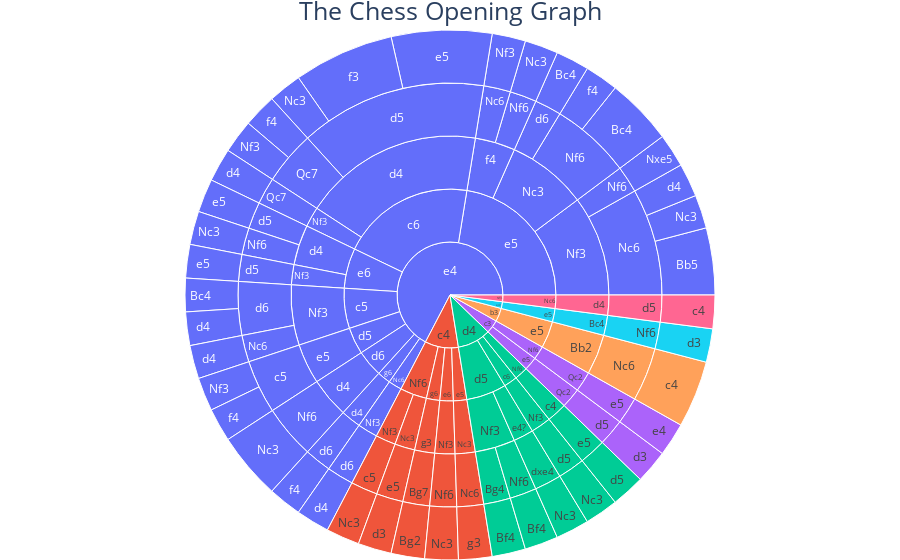

Notebook source saved alongside this figure:
### Code cell
#https://www.reddit.com/r/chess/comments/gct9pd/new_version_of_chess_opening_graph_with_all/
import chess_graph
database = 'partite.pgn'
database = 'lichess_study_la-grande-azzuffata-2022_by_natopigro_2022.10.12.pgn'
database_clean = database+'_clean.pgn'

import re 
with open(database, 'r') as file:
  filedata = file.read()
filedata = re.sub("[\{\[].*?[\)\}]", "", filedata) #tolgo eval
filedata = re.sub("[\(\[].*?[\)\)]", "", filedata) #tolgo varanati
filedata = re.sub("\?\!", "", filedata) #tolgo varanati
with open(database_clean, 'w') as file:
  file.write(filedata)

chess_graph.graph(database_clean, depth=5, shade = False, fragmentation_percentage=0.0032, should_defragment=False, custom_branching=False, 
                  should_download = True, download_format = 'html', download_name = 'chess_opening_graph')

### Figure 1 — Plotly figure (JSON) as saved in the notebook; plotly's stock layout.template omitted (floating-point values rounded to 4 significant figures)
{"data": [{"branchvalues": "total", "hovertemplate": "%{hovertext}<extra></extra>", "hovertext": ["67.35% of Parent<br>Game Count: 33<br>Opening: King's Pawn Opening; B00<br>W/B Winning Percentage: 0.513", "10.2% of Parent<br>Game Count: 5<br>Opening: English Opening; A10<br>W/B Winning Percentage: 0.667", "10.2% of Parent<br>Game Count: 5<br>Opening: Queen Pawn Opening; A40<br>W/B Winning Percentage: 0.429", "4.08% of Parent<br>Game Count: 2<br>Opening: Saragossa; Hempel's Opening<br>W/B Winning Percentage: 1.0", "2.04% of Parent<br>Game Count: 1<br>Opening: Non-ECO Opening<br>W/B Winning Percentage: 0.0", "4.08% of Parent<br>Game Count: 2<br>Opening: Larsen; Queen's Fianchetto; Nimzo-Larsen Attack A01<br>W/B Winning Percentage: 0.667", "2.04% of Parent<br>Game Count: 1<br>Opening: Reti; Zukertort; A04<br>W/B Winning Percentage: 0.0", "6.06% of Parent<br>Game Count: 2<br>Opening: Center Counter; Scandanavian; B01<br>W/B Winning Percentage: 0.5", "30.3% of Parent<br>Game Count: 10<br>Opening: Caro-Kann Defense; B10<br>W/B Winning Percentage: 0.5", "3.03% of Parent<br>Game Count: 1<br>Opening: Pirc; Robatsch; Modern; King Pawn Fianchetto; B06<br>W/B Winning Percentage: 0.0", "33.33% of Parent<br>Game Count: 11<br>Opening: King Pawn Game; C20<br>W/B Winning Percentage: 0.545", "40.0% of Parent<br>Game Count: 2<br>Opening: Anglo System, English; A15<br>W/B Winning Percentage: 0.5", "9.09% of Parent<br>Game Count: 3<br>Opening: French Defense; C00<br>W/B Winning Percentage: 0.5", "20.0% of Parent<br>Game Count: 1<br>Opening: Non-ECO Opening<br>W/B Winning Percentage: 0.5", "3.03% of Parent<br>Game Count: 1<br>Opening: Nimzovich Defense<br>W/B Winning Percentage: 0.5", "50.0% of Parent<br>Game Count: 1<br>Opening: Non-ECO Opening<br>W/B Winning Percentage: 1.0", "100.0% of Parent<br>Game Count: 1<br>Opening: Non-ECO Opening<br>W/B Winning Percentage: 0.0", "20.0% of Parent<br>Game Count: 1<br>Opening: Indian Defense; A45<br>W/B Winning Percentage: 0.0", "20.0% of Parent<br>Game Count: 1<br>Opening: Great Snake, English<br>W/B Winning Percentage: 0.5", "100.0% of Parent<br>Game Count: 2<br>Opening: Modern Variation, Larsen<br>W/B Winning Percentage: 0.667", "20.0% of Parent<br>Game Count: 1<br>Opening: Agincourt; Kurajica Defense, English; A13<br>W/B Winning Percentage: 1.0", "100.0% of Parent<br>Game Count: 1<br>Opening: Lessing Defense<br>W/B Winning Percentage: 0.0", "9.09% of Parent<br>Game Count: 3<br>Opening: Sicilian Defense; B20<br>W/B Winning Percentage: 0.75", "60.0% of Parent<br>Game Count: 3<br>Opening: Queen Pawn Game; Close Opening; D00<br>W/B Winning Percentage: 0.5", "50.0% of Parent<br>Game Count: 1<br>Opening: Non-ECO Opening<br>W/B Winning Percentage: 1.0", "6.06% of Parent<br>Game Count: 2<br>Opening: B07<br>W/B Winning Percentage: 0.333", "20.0% of Parent<br>Game Count: 1<br>Opening: King's English; A20<br>W/B Winning Percentage: 1.0", "100.0% of Parent<br>Game Count: 2<br>Opening: Non-ECO Opening<br>W/B Winning Percentage: 0.5", "10.0% of Parent<br>Game Count: 1<br>Opening: Non-ECO Opening<br>W/B Winning Percentage: 0.0", "90.0% of Parent<br>Game Count: 9<br>Opening: B12<br>W/B Winning Percentage: 0.545", "100.0% of Parent<br>Game Count: 1<br>Opening: Non-ECO Opening<br>W/B Winning Percentage: 0.0", "45.45% of Parent<br>Game Count: 5<br>Opening: King's Knight Opening; C40<br>W/B Winning Percentage: 0.4", "50.0% of Parent<br>Game Count: 1<br>Opening: King's Knight Variation, English<br>W/B Winning Percentage: 1.0", "66.67% of Parent<br>Game Count: 2<br>Opening: C01<br>W/B Winning Percentage: 0.5", "100.0% of Parent<br>Game Count: 1<br>Opening: Non-ECO Opening<br>W/B Winning Percentage: 0.5", "36.36% of Parent<br>Game Count: 4<br>Opening: Vienna; Hamppe Opening; C25<br>W/B Winning Percentage: 0.75", "100.0% of Parent<br>Game Count: 1<br>Opening: Non-ECO Opening<br>W/B Winning Percentage: 0.5", "100.0% of Parent<br>Game Count: 1<br>Opening: Hanham; Hayward<br>W/B Winning Percentage: 1.0", "100.0% of Parent<br>Game Count: 1<br>Opening: Non-ECO Opening<br>W/B Winning Percentage: 0.0", "100.0% of Parent<br>Game Count: 1<br>Opening: Normal Variation, Indian Game; A50<br>W/B Winning Percentage: 0.0", "100.0% of Parent<br>Game Count: 1<br>Opening: Non-ECO Opening<br>W/B Winning Percentage: 0.5", "100.0% of Parent<br>Game Count: 2<br>Opening: Non-ECO Opening<br>W/B Winning Percentage: 0.667", "100.0% of Parent<br>Game Count: 1<br>Opening: Non-ECO Opening<br>W/B Winning Percentage: 1.0", "100.0% of Parent<br>Game Count: 1<br>Opening: Non-ECO Opening<br>W/B Winning Percentage: 0.0", "100.0% of Parent<br>Game Count: 3<br>Opening: B27<br>W/B Winning Percentage: 0.75", "66.67% of Parent<br>Game Count: 2<br>Opening: Zukertort Variation, QP; D02<br>W/B Winning Percentage: 0.5", "18.18% of Parent<br>Game Count: 2<br>Opening: King's Gambit; C30<br>W/B Winning Percentage: 0.5", "100.0% of Parent<br>Game Count: 1<br>Opening: Non-ECO Opening<br>W/B Winning Percentage: 1.0", "100.0% of Parent<br>Game Count: 2<br>Opening: Non-ECO Opening<br>W/B Winning Percentage: 0.333", "50.0% of Parent<br>Game Count: 1<br>Opening: A16<br>W/B Winning Percentage: 0.0", "33.33% of Parent<br>Game Count: 1<br>Opening: Knight Variation, French<br>W/B Winning Percentage: 0.5", "33.33% of Parent<br>Game Count: 1<br>Opening: Non-ECO Opening<br>W/B Winning Percentage: 0.5", "100.0% of Parent<br>Game Count: 1<br>Opening: Reversed Sicilian, English; A21<br>W/B Winning Percentage: 1.0", "100.0% of Parent<br>Game Count: 2<br>Opening: Non-ECO Opening<br>W/B Winning Percentage: 0.5", "100.0% of Parent<br>Game Count: 1<br>Opening: Non-ECO Opening<br>W/B Winning Percentage: 0.0", "77.78% of Parent<br>Game Count: 7<br>Opening: Non-ECO Opening<br>W/B Winning Percentage: 0.625", "100.0% of Parent<br>Game Count: 1<br>Opening: Non-ECO Opening<br>W/B Winning Percentage: 0.0", "20.0% of Parent<br>Game Count: 1<br>Opening: Petroff Defense; Russian Defense; C42<br>W/B Winning Percentage: 1.0", "100.0% of Parent<br>Game Count: 1<br>Opening: Non-ECO Opening<br>W/B Winning Percentage: 1.0", "50.0% of Parent<br>Game Count: 1<br>Opening: Non-ECO Opening<br>W/B Winning Percentage: 0.0", "100.0% of Parent<br>Game Count: 1<br>Opening: Non-ECO Opening<br>W/B Winning Percentage: 0.5", "75.0% of Parent<br>Game Count: 3<br>Opening: Falkbeer Variation, Vienna; C26<br>W/B Winning Percentage: 0.667", "100.0% of Parent<br>Game Count: 1<br>Opening: Williams Variation, Nimzovich<br>W/B Winning Percentage: 0.5", "100.0% of Parent<br>Game Count: 1<br>Opening: Non-ECO Opening<br>W/B Winning Percentage: 1.0", "100.0% of Parent<br>Game Count: 1<br>Opening: Non-ECO Opening<br>W/B Winning Percentage: 0.0", "100.0% of Parent<br>Game Count: 1<br>Opening: Budapest Defense; A51<br>W/B Winning Percentage: 0.0", "100.0% of Parent<br>Game Count: 1<br>Opening: Non-ECO Opening<br>W/B Winning Percentage: 0.5", "100.0% of Parent<br>Game Count: 2<br>Opening: Non-ECO Opening<br>W/B Winning Percentage: 0.667", "80.0% of Parent<br>Game Count: 4<br>Opening: C44<br>W/B Winning Percentage: 0.25", "22.22% of Parent<br>Game Count: 2<br>Opening: Non-ECO Opening<br>W/B Winning Percentage: 0.333", "100.0% of Parent<br>Game Count: 1<br>Opening: Non-ECO Opening<br>W/B Winning Percentage: 1.0", "100.0% of Parent<br>Game Count: 1<br>Opening: Non-ECO Opening<br>W/B Winning Percentage: 0.0", "66.67% of Parent<br>Game Count: 2<br>Opening: Modern Variation, Sicilian; B50<br>W/B Winning Percentage: 1.0", "50.0% of Parent<br>Game Count: 1<br>Opening: Anti-Torre, QP<br>W/B Winning Percentage: 1.0", "50.0% of Parent<br>Game Count: 1<br>Opening: Petrov's Defense, KGD<br>W/B Winning Percentage: 1.0", "100.0% of Parent<br>Game Count: 1<br>Opening: Non-ECO Opening<br>W/B Winning Percentage: 1.0", "100.0% of Parent<br>Game Count: 2<br>Opening: Pirc Defense<br>W/B Winning Percentage: 0.333", "100.0% of Parent<br>Game Count: 1<br>Opening: Non-ECO Opening<br>W/B Winning Percentage: 0.0", "25.0% of Parent<br>Game Count: 1<br>Opening: Non-ECO Opening<br>W/B Winning Percentage: 1.0", "100.0% of Parent<br>Game Count: 1<br>Opening: Non-ECO Opening<br>W/B Winning Percentage: 0.5", "50.0% of Parent<br>Game Count: 1<br>Opening: Symmetrical Variation, QP<br>W/B Winning Percentage: 0.0", "100.0% of Parent<br>Game Count: 1<br>Opening: Non-ECO Opening<br>W/B Winning Percentage: 0.5", "50.0% of Parent<br>Game Count: 1<br>Opening: Mediterranean Defense, French<br>W/B Winning Percentage: 1.0", "33.33% of Parent<br>Game Count: 1<br>Opening: Old Sicilian<br>W/B Winning Percentage: 0.5", "50.0% of Parent<br>Game Count: 1<br>Opening: Queen's Knight Defense, KGD<br>W/B Winning Percentage: 0.0", "100.0% of Parent<br>Game Count: 1<br>Opening: Reversed Closed Sicilian, English; A25<br>W/B Winning Percentage: 1.0", "50.0% of Parent<br>Game Count: 1<br>Opening: Non-ECO Opening<br>W/B Winning Percentage: 1.0", "100.0% of Parent<br>Game Count: 1<br>Opening: Non-ECO Opening<br>W/B Winning Percentage: 0.0", "42.86% of Parent<br>Game Count: 3<br>Opening: Advance Variation, Caro<br>W/B Winning Percentage: 0.75", "100.0% of Parent<br>Game Count: 1<br>Opening: Non-ECO Opening<br>W/B Winning Percentage: 0.0", "100.0% of Parent<br>Game Count: 1<br>Opening: Non-ECO Opening<br>W/B Winning Percentage: 1.0", "100.0% of Parent<br>Game Count: 1<br>Opening: Non-ECO Opening<br>W/B Winning Percentage: 1.0", "100.0% of Parent<br>Game Count: 1<br>Opening: Advance Variation, French; C02<br>W/B Winning Percentage: 0.0", "100.0% of Parent<br>Game Count: 1<br>Opening: Non-ECO Opening<br>W/B Winning Percentage: 0.5", "33.33% of Parent<br>Game Count: 1<br>Opening: Vienna Gambit, Vienna; C29<br>W/B Winning Percentage: 0.0", "100.0% of Parent<br>Game Count: 1<br>Opening: Non-ECO Opening<br>W/B Winning Percentage: 0.5", "100.0% of Parent<br>Game Count: 1<br>Opening: Non-ECO Opening<br>W/B Winning Percentage: 1.0", "100.0% of Parent<br>Game Count: 1<br>Opening: Non-ECO Opening<br>W/B Winning Percentage: 0.0", "100.0% of Parent<br>Game Count: 1<br>Opening: Non-ECO Opening<br>W/B Winning Percentage: 0.0", "66.67% of Parent<br>Game Count: 2<br>Opening: Stanley Variation, Vienna; C27<br>W/B Winning Percentage: 1.0", "100.0% of Parent<br>Game Count: 1<br>Opening: Non-ECO Opening<br>W/B Winning Percentage: 0.5", "42.86% of Parent<br>Game Count: 3<br>Opening: Maroczy Variation, Caro<br>W/B Winning Percentage: 0.667", "100.0% of Parent<br>Game Count: 2<br>Opening: Non-ECO Opening<br>W/B Winning Percentage: 0.667", "50.0% of Parent<br>Game Count: 2<br>Opening: Ruy Lopez; Spanish Opening; C60<br>W/B Winning Percentage: 0.5", "50.0% of Parent<br>Game Count: 1<br>Opening: Non-ECO Opening<br>W/B Winning Percentage: 0.5", "100.0% of Parent<br>Game Count: 1<br>Opening: Non-ECO Opening<br>W/B Winning Percentage: 1.0", "100.0% of Parent<br>Game Count: 1<br>Opening: Non-ECO Opening<br>W/B Winning Percentage: 0.0", "50.0% of Parent<br>Game Count: 1<br>Opening: Non-ECO Opening<br>W/B Winning Percentage: 1.0", "100.0% of Parent<br>Game Count: 1<br>Opening: Non-ECO Opening<br>W/B Winning Percentage: 1.0", "100.0% of Parent<br>Game Count: 1<br>Opening: Non-ECO Opening<br>W/B Winning Percentage: 1.0", "100.0% of Parent<br>Game Count: 1<br>Opening: Non-ECO Opening<br>W/B Winning Percentage: 1.0", "100.0% of Parent<br>Game Count: 2<br>Opening: Non-ECO Opening<br>W/B Winning Percentage: 0.333", "100.0% of Parent<br>Game Count: 1<br>Opening: Non-ECO Opening<br>W/B Winning Percentage: 0.0", "25.0% of Parent<br>Game Count: 1<br>Opening: Three Knights Opening; C46<br>W/B Winning Percentage: 0.0", "100.0% of Parent<br>Game Count: 1<br>Opening: Non-ECO Opening<br>W/B Winning Percentage: 1.0", "50.0% of Parent<br>Game Count: 1<br>Opening: Non-ECO Opening<br>W/B Winning Percentage: 0.0", "25.0% of Parent<br>Game Count: 1<br>Opening: Scotch Game<br>W/B Winning Percentage: 0.0", "100.0% of Parent<br>Game Count: 1<br>Opening: Non-ECO Opening<br>W/B Winning Percentage: 0.5", "50.0% of Parent<br>Game Count: 1<br>Opening: Non-ECO Opening<br>W/B Winning Percentage: 0.0", "100.0% of Parent<br>Game Count: 1<br>Opening: London System; Queen's Bishop Opening<br>W/B Winning Percentage: 0.0", "50.0% of Parent<br>Game Count: 1<br>Opening: B53<br>W/B Winning Percentage: 1.0", "14.29% of Parent<br>Game Count: 1<br>Opening: B15<br>W/B Winning Percentage: 0.0", "100.0% of Parent<br>Game Count: 1<br>Opening: Non-ECO Opening<br>W/B Winning Percentage: 0.5", "100.0% of Parent<br>Game Count: 1<br>Opening: Non-ECO Opening<br>W/B Winning Percentage: 1.0", "100.0% of Parent<br>Game Count: 1<br>Opening: B32<br>W/B Winning Percentage: 0.5", "100.0% of Parent<br>Game Count: 1<br>Opening: Non-ECO Opening<br>W/B Winning Percentage: 0.0", "100.0% of Parent<br>Game Count: 1<br>Opening: Non-ECO Opening<br>W/B Winning Percentage: 1.0"], "ids": ["e4", "c4", "d4", "c3", "e4!", "b3", "Nf3", ["e4", "d5"], ["e4", "c6"], ["e4", "g6"], ["e4", "e5"], ["c4", "Nf6"], ["e4", "e6"], ["d4", "c6"], ["e4", "Nc6"], ["c3", "e5"], ["e4!", "e5"], ["d4", "Nf6"], ["c4", "g6"], ["b3", "e5"], ["c4", "e6"], ["Nf3", "Nc6"], ["e4", "c5"], ["d4", "d5"], ["c3", "Nf6"], ["e4", "d6"], ["c4", "e5"], ["e4", "d5", "e5"], ["e4", "c6", "Nf3"], ["e4", "c6", "d4"], ["e4", "g6", "d4"], ["e4", "e5", "Nf3"], ["c4", "Nf6", "Nf3"], ["e4", "e6", "d4"], ["d4", "c6", "Nf3"], ["e4", "e5", "Nc3"], ["e4", "Nc6", "Nf3"], ["c3", "e5", "Qc2"], ["e4!", "e5", "Bc4"], ["d4", "Nf6", "c4"], ["c4", "g6", "g3"], ["b3", "e5", "Bb2"], ["c4", "e6", "Nf3"], ["Nf3", "Nc6", "d4"], ["e4", "c5", "Nf3"], ["d4", "d5", "Nf3"], ["e4", "e5", "f4"], ["c3", "Nf6", "Qc2"], ["e4", "d6", "d4"], ["c4", "Nf6", "Nc3"], ["e4", "e6", "Nf3"], ["d4", "d5", "e4?"], ["c4", "e5", "Nc3"], ["e4", "d5", "e5", "c5"], ["e4", "c6", "Nf3", "Qc7"], ["e4", "c6", "d4", "d5"], ["e4", "g6", "d4", "d6"], ["e4", "e5", "Nf3", "Nf6"], ["c4", "Nf6", "Nf3", "c5"], ["e4", "e6", "d4", "d5"], ["d4", "c6", "Nf3", "d5"], ["e4", "e5", "Nc3", "Nf6"], ["e4", "Nc6", "Nf3", "d6"], ["c3", "e5", "Qc2", "d5"], ["e4!", "e5", "Bc4", "Nf6"], ["d4", "Nf6", "c4", "e5"], ["c4", "g6", "g3", "Bg7"], ["b3", "e5", "Bb2", "Nc6"], ["e4", "e5", "Nf3", "Nc6"], ["e4", "c6", "d4", "Qc7"], ["c4", "e6", "Nf3", "Nf6"], ["Nf3", "Nc6", "d4", "d5"], ["e4", "c5", "Nf3", "d6"], ["d4", "d5", "Nf3", "Bg4"], ["e4", "e5", "f4", "Nf6"], ["c3", "Nf6", "Qc2", "e5"], ["e4", "d6", "d4", "Nf6"], ["c4", "Nf6", "Nc3", "e5"], ["e4", "e5", "Nc3", "d6"], ["e4", "e6", "Nf3", "d5"], ["d4", "d5", "Nf3", "Nf6"], ["d4", "d5", "e4?", "dxe4"], ["e4", "e6", "d4", "Nf6"], ["e4", "c5", "Nf3", "Nc6"], ["e4", "e5", "f4", "Nc6"], ["c4", "e5", "Nc3", "Nc6"], ["e4", "d5", "e5", "c5", "Nf3"], ["e4", "c6", "Nf3", "Qc7", "d4"], ["e4", "c6", "d4", "d5", "e5"], ["e4", "g6", "d4", "d6", "f4"], ["e4", "e5", "Nf3", "Nf6", "Nxe5"], ["c4", "Nf6", "Nf3", "c5", "Nc3"], ["e4", "e6", "d4", "d5", "e5"], ["d4", "c6", "Nf3", "d5", "Nc3"], ["e4", "e5", "Nc3", "Nf6", "f4"], ["e4", "Nc6", "Nf3", "d6", "d4"], ["c3", "e5", "Qc2", "d5", "d3"], ["e4!", "e5", "Bc4", "Nf6", "d3"], ["d4", "Nf6", "c4", "e5", "d5"], ["e4", "e5", "Nc3", "Nf6", "Bc4"], ["c4", "g6", "g3", "Bg7", "Bg2"], ["e4", "c6", "d4", "d5", "f3"], ["b3", "e5", "Bb2", "Nc6", "c4"], ["e4", "e5", "Nf3", "Nc6", "Bb5"], ["e4", "c6", "d4", "Qc7", "f4"], ["c4", "e6", "Nf3", "Nf6", "Nc3"], ["Nf3", "Nc6", "d4", "d5", "c4"], ["e4", "c5", "Nf3", "d6", "Bc4"], ["d4", "d5", "Nf3", "Bg4", "Bf4"], ["e4", "e5", "f4", "Nf6", "Nc3"], ["c3", "Nf6", "Qc2", "e5", "e4"], ["e4", "d6", "d4", "Nf6", "Nc3"], ["c4", "Nf6", "Nc3", "e5", "d3"], ["e4", "e5", "Nf3", "Nc6", "Nc3"], ["e4", "e5", "Nc3", "d6", "Bc4"], ["e4", "c6", "d4", "Qc7", "Nf3"], ["e4", "e5", "Nf3", "Nc6", "d4"], ["e4", "e6", "Nf3", "d5", "e5"], ["e4", "d5", "e5", "c5", "f4"], ["d4", "d5", "Nf3", "Nf6", "Bf4"], ["e4", "c5", "Nf3", "d6", "d4"], ["e4", "c6", "d4", "d5", "Nc3"], ["d4", "d5", "e4?", "dxe4", "Nc3"], ["e4", "e6", "d4", "Nf6", "Nc3"], ["e4", "c5", "Nf3", "Nc6", "d4"], ["e4", "e5", "f4", "Nc6", "Nf3"], ["c4", "e5", "Nc3", "Nc6", "g3"]], "insidetextorientation": "horizontal", "labels": ["e4", "c4", "d4", "c3", "e4!", "b3", "Nf3", "d5", "c6", "g6", "e5", "Nf6", "e6", "c6", "Nc6", "e5", "e5", "Nf6", "g6", "e5", "e6", "Nc6", "c5", "d5", "Nf6", "d6", "e5", "e5", "Nf3", "d4", "d4", "Nf3", "Nf3", "d4", "Nf3", "Nc3", "Nf3", "Qc2", "Bc4", "c4", "g3", "Bb2", "Nf3", "d4", "Nf3", "Nf3", "f4", "Qc2", "d4", "Nc3", "Nf3", "e4?", "Nc3", "c5", "Qc7", "d5", "d6", "Nf6", "c5", "d5", "d5", "Nf6", "d6", "d5", "Nf6", "e5", "Bg7", "Nc6", "Nc6", "Qc7", "Nf6", "d5", "d6", "Bg4", "Nf6", "e5", "Nf6", "e5", "d6", "d5", "Nf6", "dxe4", "Nf6", "Nc6", "Nc6", "Nc6", "Nf3", "d4", "e5", "f4", "Nxe5", "Nc3", "e5", "Nc3", "f4", "d4", "d3", "d3", "d5", "Bc4", "Bg2", "f3", "c4", "Bb5", "f4", "Nc3", "c4", "Bc4", "Bf4", "Nc3", "e4", "Nc3", "d3", "Nc3", "Bc4", "Nf3", "d4", "e5", "f4", "Bf4", "d4", "Nc3", "Nc3", "Nc3", "d4", "Nf3", "g3"], "leaf": {"opacity": 1}, "parents": ["", "", "", "", "", "", "", ["e4"], ["e4"], ["e4"], ["e4"], ["c4"], ["e4"], ["d4"], ["e4"], ["c3"], ["e4!"], ["d4"], ["c4"], ["b3"], ["c4"], ["Nf3"], ["e4"], ["d4"], ["c3"], ["e4"], ["c4"], ["e4", "d5"], ["e4", "c6"], ["e4", "c6"], ["e4", "g6"], ["e4", "e5"], ["c4", "Nf6"], ["e4", "e6"], ["d4", "c6"], ["e4", "e5"], ["e4", "Nc6"], ["c3", "e5"], ["e4!", "e5"], ["d4", "Nf6"], ["c4", "g6"], ["b3", "e5"], ["c4", "e6"], ["Nf3", "Nc6"], ["e4", "c5"], ["d4", "d5"], ["e4", "e5"], ["c3", "Nf6"], ["e4", "d6"], ["c4", "Nf6"], ["e4", "e6"], ["d4", "d5"], ["c4", "e5"], ["e4", "d5", "e5"], ["e4", "c6", "Nf3"], ["e4", "c6", "d4"], ["e4", "g6", "d4"], ["e4", "e5", "Nf3"], ["c4", "Nf6", "Nf3"], ["e4", "e6", "d4"], ["d4", "c6", "Nf3"], ["e4", "e5", "Nc3"], ["e4", "Nc6", "Nf3"], ["c3", "e5", "Qc2"], ["e4!", "e5", "Bc4"], ["d4", "Nf6", "c4"], ["c4", "g6", "g3"], ["b3", "e5", "Bb2"], ["e4", "e5", "Nf3"], ["e4", "c6", "d4"], ["c4", "e6", "Nf3"], ["Nf3", "Nc6", "d4"], ["e4", "c5", "Nf3"], ["d4", "d5", "Nf3"], ["e4", "e5", "f4"], ["c3", "Nf6", "Qc2"], ["e4", "d6", "d4"], ["c4", "Nf6", "Nc3"], ["e4", "e5", "Nc3"], ["e4", "e6", "Nf3"], ["d4", "d5", "Nf3"], ["d4", "d5", "e4?"], ["e4", "e6", "d4"], ["e4", "c5", "Nf3"], ["e4", "e5", "f4"], ["c4", "e5", "Nc3"], ["e4", "d5", "e5", "c5"], ["e4", "c6", "Nf3", "Qc7"], ["e4", "c6", "d4", "d5"], ["e4", "g6", "d4", "d6"], ["e4", "e5", "Nf3", "Nf6"], ["c4", "Nf6", "Nf3", "c5"], ["e4", "e6", "d4", "d5"], ["d4", "c6", "Nf3", "d5"], ["e4", "e5", "Nc3", "Nf6"], ["e4", "Nc6", "Nf3", "d6"], ["c3", "e5", "Qc2", "d5"], ["e4!", "e5", "Bc4", "Nf6"], ["d4", "Nf6", "c4", "e5"], ["e4", "e5", "Nc3", "Nf6"], ["c4", "g6", "g3", "Bg7"], ["e4", "c6", "d4", "d5"], ["b3", "e5", "Bb2", "Nc6"], ["e4", "e5", "Nf3", "Nc6"], ["e4", "c6", "d4", "Qc7"], ["c4", "e6", "Nf3", "Nf6"], ["Nf3", "Nc6", "d4", "d5"], ["e4", "c5", "Nf3", "d6"], ["d4", "d5", "Nf3", "Bg4"], ["e4", "e5", "f4", "Nf6"], ["c3", "Nf6", "Qc2", "e5"], ["e4", "d6", "d4", "Nf6"], ["c4", "Nf6", "Nc3", "e5"], ["e4", "e5", "Nf3", "Nc6"], ["e4", "e5", "Nc3", "d6"], ["e4", "c6", "d4", "Qc7"], ["e4", "e5", "Nf3", "Nc6"], ["e4", "e6", "Nf3", "d5"], ["e4", "d5", "e5", "c5"], ["d4", "d5", "Nf3", "Nf6"], ["e4", "c5", "Nf3", "d6"], ["e4", "c6", "d4", "d5"], ["d4", "d5", "e4?", "dxe4"], ["e4", "e6", "d4", "Nf6"], ["e4", "c5", "Nf3", "Nc6"], ["e4", "e5", "f4", "Nc6"], ["c4", "e5", "Nc3", "Nc6"]], "type": "sunburst", "values": [33, 5, 5, 2, 1, 2, 1, 2, 10, 1, 11, 2, 3, 1, 1, 1, 1, 1, 1, 2, 1, 1, 3, 3, 1, 2, 1, 2, 1, 9, 1, 5, 1, 2, 1, 4, 1, 1, 1, 1, 1, 2, 1, 1, 3, 2, 2, 1, 2, 1, 1, 1, 1, 2, 1, 7, 1, 1, 1, 1, 1, 3, 1, 1, 1, 1, 1, 2, 4, 2, 1, 1, 2, 1, 1, 1, 2, 1, 1, 1, 1, 1, 1, 1, 1, 1, 1, 1, 3, 1, 1, 1, 1, 1, 1, 1, 1, 1, 1, 2, 1, 3, 2, 2, 1, 1, 1, 1, 1, 1, 1, 2, 1, 1, 1, 1, 1, 1, 1, 1, 1, 1, 1, 1, 1, 1, 1]}], "layout": {"autosize": true, "margin": {"b": 0, "l": 30, "r": 30, "t": 30}, "title": {"font": {"size": 25}, "text": "The Chess Opening Graph", "x": 0.5, "xanchor": "center", "y": 0.995, "yanchor": "top"}}}
